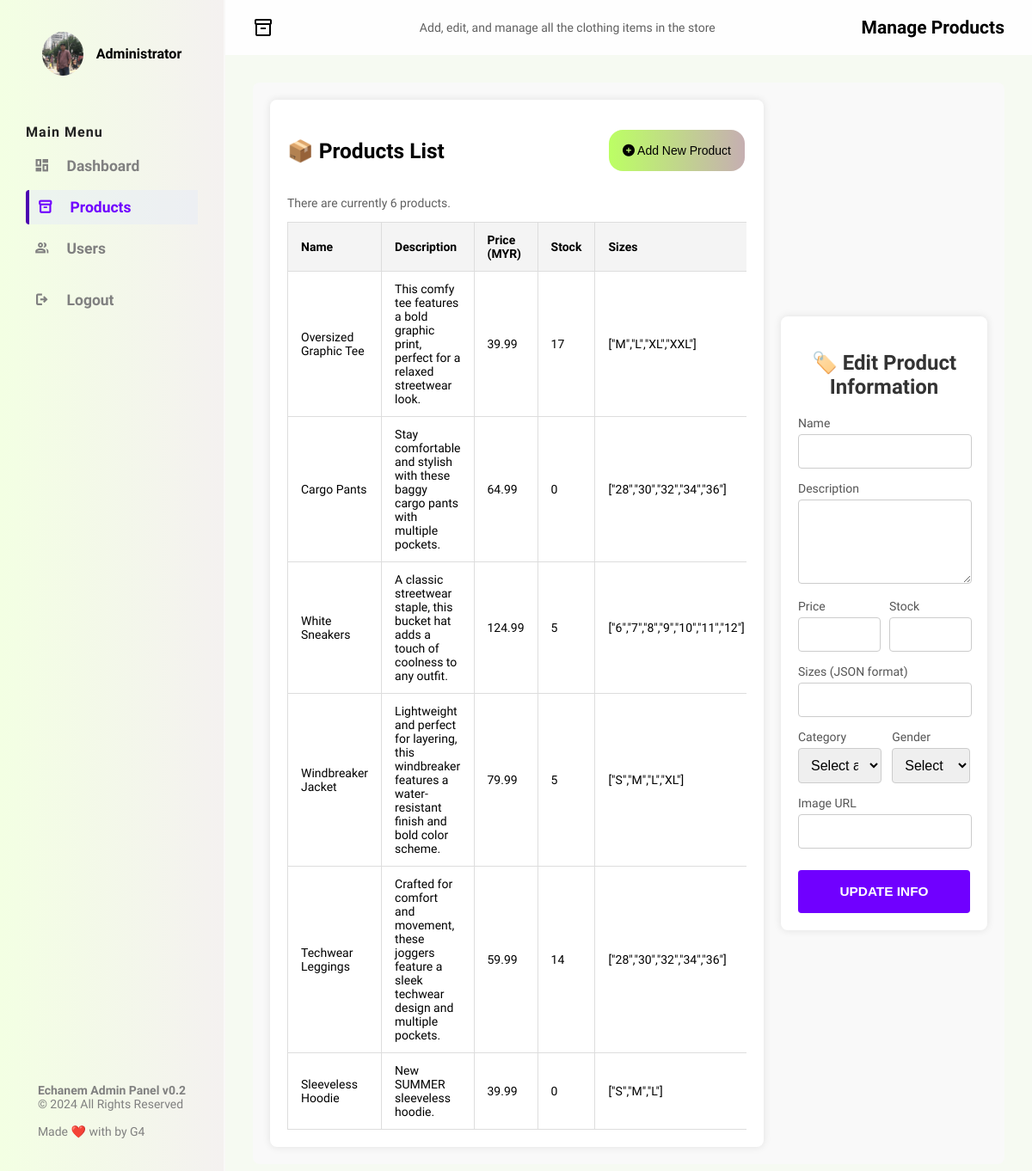
/admin/adm_products.php (signed in), run on the app's committed database.
### tables this page shows
CREATE TABLE `products` (
  `id` int(11) NOT NULL,
  `name` varchar(100) NOT NULL,
  `description` text DEFAULT NULL,
  `price` decimal(10,2) NOT NULL,
  `sizes` longtext NOT NULL CHECK (json_valid(`sizes`)),
  `category` varchar(100) NOT NULL,
  `gendertype` varchar(100) NOT NULL,
  `stock` int(11) NOT NULL,
  `image_url` varchar(255) DEFAULT NULL,
  `created_at` timestamp NOT NULL DEFAULT current_timestamp()
);

### admin/adm_products.php (the view, shortened to what this page needs)
<?php
    include ('../incl/web_title.html');
    $q = "SELECT `id`, `name`, `description`, `price`, `stock`, `sizes`, `category`, `gendertype`, `image_url`, DATE_FORMAT(`created_at`, '%M %d, %Y') AS `date_created` FROM `products` ORDER BY `created_at` ASC";
    $r = mysqli_query($dbc, $q);
    $prod_num = mysqli_num_rows($r);
?>
    <body>
        <div class="cont">
            <?php
                include 'adm_navbar.php';
            ?>
            <main>
                <div class="main-head">
                    <span class="material-symbols-outlined">inventory_2</span>
                    <p>Add, edit, and manage all the clothing items in the store</p>
                    <h5>Manage Products</h5>
                </div>
                <div class="main-content">
                    <div class="content-cont">
                        <div id="prod-list">
                            <div class="s-flex">
                                <h3>📦 Products List</h3>
                                <button id="openModal-btn" class="create-btn grad-fx-plus">
                                    <i class="fa-solid fa-circle-plus"></i>
                                    Add New Product
                                </button>
                            </div>
                            <?php
                            if ($prod_num > 0) {
                                echo "<p>There are currently $prod_num products.</p>";
                                echo '<div class="table-rx"><table class="table-dsgn">
                                <thead>
                                    <tr>
                                        <th>Name</th>
                                        <th>Description</th>
                                        <th>Price (MYR)</th>
                                        <th>Stock</th>
                                        <th>Sizes</th>
                                        <th>Category</th>
                                        <th>Gender Type</th>
                                        <th>Image</th>
                                        <th>Edit Info</th>
                                        <th>Delete Product</th>
                                    </tr>
                                </thead>
                                <tbody>';
                                while ($res = mysqli_fetch_array($r, MYSQLI_ASSOC)) {
                                    echo '<tr>
                                        <td>' . htmlspecialchars($res['name']) . '</td>
                                        <td>' . htmlspecialchars($res['description']) . '</td>
                                        <td>' . htmlspecialchars($res['price']) . '</td>
                                        <td>' . htmlspecialchars($res['stock']) . '</td>
                                        <td>' . htmlspecialchars(json_encode(json_decode($res['sizes']))) . '</td>
                                        <td>' . htmlspecialchars($res['category']) . '</td>
                                        <td>' . htmlspecialchars($res['gendertype']) . '</td>
                                        <td><img src="' . htmlspecialchars($res['image_url']) . '" alt="' . htmlspecialchars($res['name']) . '" height="50"></td>
                                        <td><a href="javascript:void(0);" class="edit-btn" onclick="editProduct(
                                            \'' . $res['id'] . '\',
                                            \'' . htmlspecialchars($res['name'], ENT_QUOTES) . '\',
                                            \'' . htmlspecialchars($res['description'], ENT_QUOTES) . '\',
                                            \'' . htmlspecialchars($res['price'], ENT_QUOTES) . '\',
                                            \'' . htmlspecialchars($res['stock'], ENT_QUOTES) . '\',
                                            \'' . htmlspecialchars(json_encode(json_decode($res['sizes'])), ENT_QUOTES) . '\',
                                            \'' . htmlspecialchars($res['category'], ENT_QUOTES) . '\',
                                            \'' . htmlspecialchars($res['gendertype'], ENT_QUOTES) . '\',
                                            \'' . htmlspecialchars(addslashes($res['image_url']), ENT_QUOTES) . '\'
                                        )">EDIT</a></td>
                                        <td><form action="" method="post" style="display:inline;" onsubmit="return confirm(\'Are you sure you want to delete this product?\');">
                                            <input type="hidden" name="del_id" value="' . $res['id'] . '">
                                            <button type="submit" class="delete-btn">DELETE</button>
                                        </form></td>
                                    </tr>';
                                }
                                echo '</tbody></table></div>';
                            } else {
                                echo '<p class="error">There are currently no products.</p>';
                            }
                            ?>
                        </div>
                        <div id="prod-update">
                            <h2>🏷️ Edit Product Information</h2>
                            <form action="adm_products.php" method="post">
                                <div class="form-group">
                                    <label for="name">Name</label>
                                    <input type="text" id="name" name="name" required/>
                                </div>
                                <div class="form-group">
                                    <label for="description">Description</label>
                                    <textarea id="description" name="description" rows="4"></textarea>
                                </div>
                                <div class="s-flex" style="gap: 12px;">
                                    <div class="form-group">
                                        <label for="price">Price</label>
                                        <input type="number" id="price" name="price" min="0.00" step="0.01" required/>
                                    </div>
                                    <div class="form-group">
                                        <label for="stock">Stock</label>
                                        <input type="number" id="stock" name="stock" min="0" required/>
                                    </div>
                                </div>
                                <div class="form-group">
                                    <label for="sizes">Sizes (JSON format)</label>
                                    <input type="text" id="sizes" name="sizes" required/>
                                </div>
                                <div class="s-flex" style="gap: 12px;">
                                    <div class="form-group">
                                        <label for="category">Category</label>
                                        <select id="category" name="category" required>
                                            <option value="">Select a category</option>
                                        </select>
                                    </div>
                                    <div class="form-group">
                                        <label for="">Gender</label>
                                        <select id="gtype" name="gtype" required>
                                            <option value="">Select a gender</option>
                                        </select>
                                    </div>
                                </div>
                                <div class="form-group">
                                    <label for="image_url">Image URL</label>
                                    <input type="text" id="image_url" name="image_url"/>
                                </div>
                                <input type="submit" id="update_button" name="submit" value="UPDATE INFO"/>
                            </form>
                        </div>
                    </div>
                </div>
            </main>
        </div>
    </body>
</html>

### css/stail-i.css (style rules this page uses)
html { font-family: 'Palanquin'; font-size: 14px; }
body { padding: 0; margin: 0; }
p { color: #606060; }
h2 { font-size: 3rem; }
h3 { font-size: 1.75rem; }
input { font-size: 1.1rem; border-radius: 8px; }

### css/stail-ii.css (style rules this page uses)
.s-flex { display:flex; justify-content: space-between; align-items: center; }
.cont { margin: 0; padding: 0; height: 100vh; width: 100%; display: flex; justify-content: space-between; }
main { background-color: #F6FAF2; padding: 0; flex: 1; overflow: auto; height: 100vh; }
.main-head { background-color: #fefefe; height: 64px; padding-left: 32px; padding-right: 32px; justify-content: space-between; display: flex; align-items: center; }
.main-head h5 { font-size: 1.5rem; }
.main-content { padding: 32px; }
.content-cont { display: flex; justify-content: space-between; flex-direction: row; gap: 20px; flex-wrap: wrap; padding: 20px; background-color: #f9f9f9; border-radius: 8px; }
#prod-list { flex: 3; }
#user-list, #prod-list { min-width: 400px; max-width: 100%; overflow-x: auto; background-color: #fff; padding: 20px; border-radius: 8px; box-shadow: 0 0 10px rgba(0, 0, 0, 0.1); }
#user-update, #prod-update { flex: 1; }
#user-update, #prod-update, #prod-create { min-width: 200px; max-width: 100%; padding: 20px; background-color: #fff; border-radius: 8px; box-shadow: 0 0 10px rgba(0, 0, 0, 0.1); }
#user-update form, #prod-update form, #prod-create form { display: flex; flex-direction: column; }
.table-rx { width: 100%; overflow-x: auto; }
.table-dsgn { width: 100%; border-collapse: collapse; background: #fff; box-shadow: 0 0 20px rgba(0, 0, 0, 0.1); }
.table-dsgn th, .table-dsgn td { padding: 12px 15px; border: 1px solid #ddd; text-align: left; }
.table-dsgn th { background-color: #f4f4f4; }
.table-dsgn tr { transition: all .2s ease-in-out; }
.edit-btn, .delete-btn, .create-btn { padding: 6px 12px; text-align: center; text-decoration: none; display: inline-block; font-size: 14px; margin: 4px 2px; cursor: pointer; border-radius: 4px; border: none; }
.create-btn { border-radius: 16px; padding: 16px; height: 100%; transition: 0.3s; }
#user-update, #prod-update, #prod-create { background: #fff; padding: 20px; border-radius: 8px; box-shadow: 0 0 10px rgba(0, 0, 0, 0.1); max-width: 600px; margin: auto; }
#user-update h2, #prod-update h2, #prod-create h2 { margin-bottom: 20px; font-size: 24px; color: #333; text-align: center; }
.form-group { margin-bottom: 15px; }
.form-group label { display: block; margin-bottom: 5px; font-size: 14px; color: #555; }
.form-group input[type="text"], .form-group input[type="email"], .form-group input[type="number"], .form-group textarea, .form-group select { width: calc(100% - 20px); padding: 10px; font-size: 16px; border: 1px solid #ccc; border-radius: 4px; outline: none; transition: border-color 0.3s ease; }
.form-group select { width: 100%; }
.form-group textarea { font-family: inherit; }
textarea { resize: vertical; }
#create_button, #update_button { width: 100%; padding: 16px; margin-top: 10px; font-size: 1.1rem; font-weight: bold; border: none; border-radius: 4px; cursor: pointer; transition: background-color 0.3s ease; }
#update_button { color: #fff; background-color: #7000FF; }

### css/stail-sweetfx.css (style rules this page uses)
.grad-fx-plus { background: linear-gradient(270deg, #ff8b5d, #cf5eff, #bcff64); background-size: 400% 400%; -webkit-animation: gradient_fx 15s ease-in-out infinite; -moz-animation: gradient_fx 15s ease-in-out infinite; -o-animation: gradient_fx 15s ease-in-out infinite; animation: gradient_fx 15s ease-in-out infinite; }

### data on the page
products: name "Oversized Graphic Tee", description "This comfy tee features a bold graphic print, perfect for a relaxed streetwear look.", price "39.99", stock "17", sizes "[\"M\",\"L\",\"XL\",\"XXL\"]"
products: name "Cargo Pants", description "Stay comfortable and stylish with these baggy cargo pants with multiple pockets.", price "64.99", stock "0", sizes "[\"28\",\"30\",\"32\",\"34\",\"36\"]"
products: name "White Sneakers", description "A classic streetwear staple, this bucket hat adds a touch of coolness to any outfit.", price "124.99", stock "5", sizes "[\"6\",\"7\",\"8\",\"9\",\"10\",\"11\",\"12\"]"
products: name "Windbreaker Jacket", description "Lightweight and perfect for layering, this windbreaker features a water-resistant finish and bold color scheme.", price "79.99", stock "5", sizes "[\"S\",\"M\",\"L\",\"XL\"]"
products: name "Techwear Leggings", description "Crafted for comfort and movement, these joggers feature a sleek techwear design and multiple pockets.", price "59.99", stock "14", sizes "[\"28\",\"30\",\"32\",\"34\",\"36\"]"
products: name "Sleeveless Hoodie", description "New SUMMER sleeveless hoodie.", price "39.99", stock "0", sizes "[\"S\",\"M\",\"L\"]"

### other printed values
$adm_name "Administrator"
$prod_num "6"
